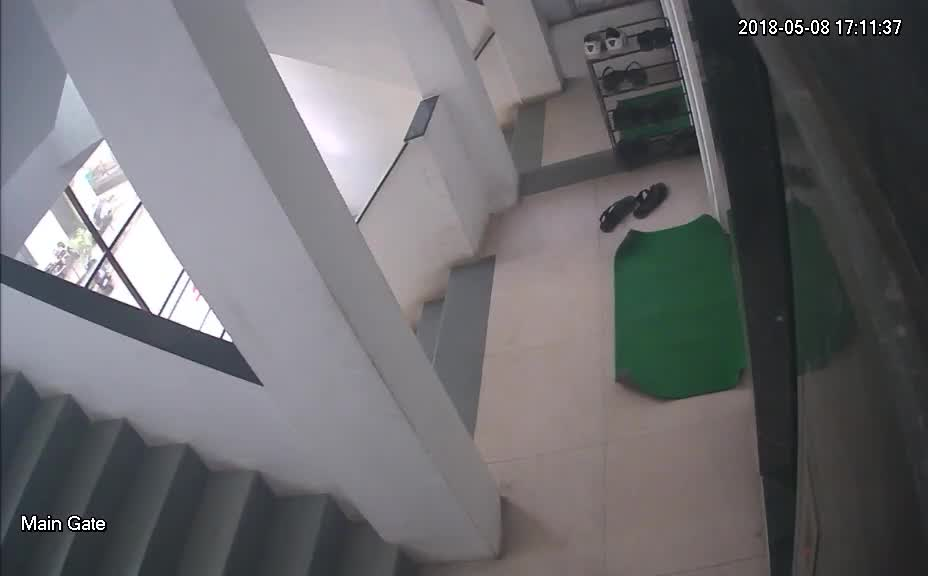
#> input picture images/1.jpeg, 928 x 576 px; the run also reads 2 pictures not shown here
$ python compare.py
#> lines starting #> are read from the running program, lines starting #| are printed output that depends on the picture; long printed decimals are rounded
# USAGE
# python compare.py

#sudo apt-get install python-matplotlib python-numpy python-pil python-scipy
#sudo apt-get install build-essential cython
#sudo apt-get install python-skimage

#image process
#	https://www.geeksforgeeks.org/working-images-python/


# import the necessary packages
from skimage.measure import structural_similarity as ssim
import matplotlib.pyplot as plt
import numpy as np
import cv2

def mse(imageA, imageB):
	# the 'Mean Squared Error' between the two images is the
	# sum of the squared difference between the two images;
	# NOTE: the two images must have the same dimension
	err = np.sum((imageA.astype("float") - imageB.astype("float")) ** 2)
	err /= float(imageA.shape[0] * imageA.shape[1])

	# return the MSE, the lower the error, the more "similar"
	# the two images are
	print(err)
	return err

def compare_images(imageA, imageB, title):
	# compute the mean squared error and structural similarity
	# index for the images
	m = mse(imageA, imageB)
	#s = ssim(imageA, imageB)

	# setup the figure
	fig = plt.figure(title)
	plt.suptitle("MSE: %.2f" % (m))

	# show first image
	ax = fig.add_subplot(1, 2, 1)
	plt.imshow(imageA, cmap = plt.cm.gray)
	plt.axis("off")

	# show the second image
	ax = fig.add_subplot(1, 2, 2)
	plt.imshow(imageB, cmap = plt.cm.gray)
	plt.axis("off")

	# show the images
	plt.show()

# load the images -- the original, the original + contrast,
# and the original + photoshop
original = cv2.imread("images/1.jpeg")
#> original is the input picture: shape (576, 928, 3); mean B, G, R 110.9, 107.6, 108.3
contrast = cv2.imread("images/2.jpeg")
shopped = cv2.imread("images/3.jpeg")

# convert the images to grayscale
# original = cv2.cvtColor(original, cv2.COLOR_BGR2GRAY)
# contrast = cv2.cvtColor(contrast, cv2.COLOR_BGR2GRAY)
# shopped = cv2.cvtColor(shopped, cv2.COLOR_BGR2GRAY)

# initialize the figure
fig = plt.figure("Images")
images = ("Original", original), ("Contrast", contrast), ("Photoshopped", shopped)

# loop over the images
for (i, (name, image)) in enumerate(images):
	# show the image
	ax = fig.add_subplot(1, 3, i + 1)
	ax.set_title(name)
	plt.imshow(image, cmap = plt.cm.gray)
	plt.axis("off")
#> this loop made 3 passes
#> name on passes 1 to 3: 'Original', 'Contrast', 'Photoshopped'

# show the figure
plt.show()
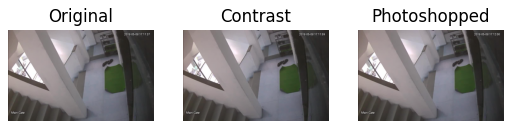
#> figure drawn by matplotlib, 3 panels; B, G, R data is drawn as R, G, B

# compare the images
compare_images(original, original, "Original vs. Original")
#> in mse, `err = np.sum((imageA.astype("float") - imageB.astype("float")) ** 2)`: err = 0
#| 0.0
#> in compare_images, `plt.show()`:
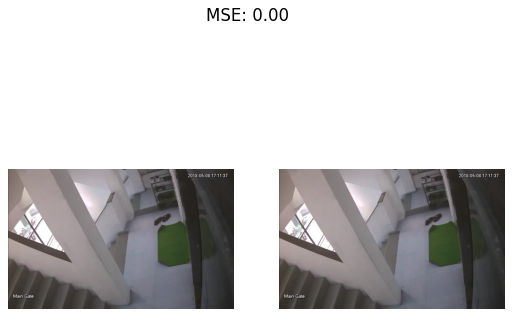
#> figure drawn by matplotlib, 2 panels; B, G, R data is drawn as R, G, B
compare_images(original, contrast, "Original vs. Contrast")
#| 46.145
compare_images(original, shopped, "Original vs. Photoshopped")
#| 61.368
compare_images(shopped, contrast, "Original vs. Photoshopped")
#| 47.939


#hello this changes made by master
